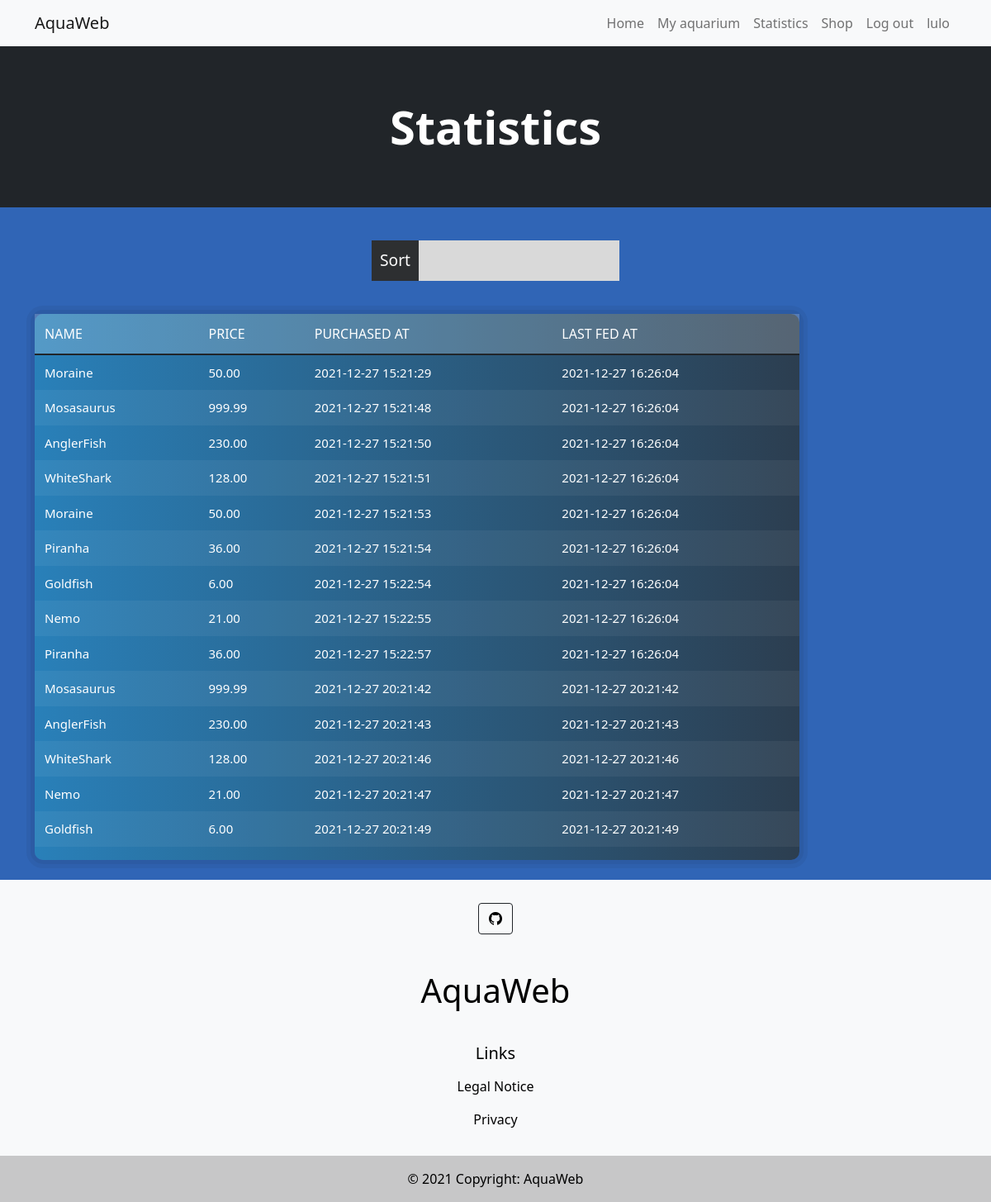
/php/statistics.php (signed in), run on the app's committed database.
### tables this page shows
CREATE TABLE `users` (
  `id` smallint NOT NULL AUTO_INCREMENT,
  `username` varchar(255) NOT NULL,
  `password` varchar(255) NOT NULL,
  `creation_date` timestamp NOT NULL DEFAULT CURRENT_TIMESTAMP,
  `balance` decimal(10,0) NOT NULL DEFAULT '10',
  PRIMARY KEY (`id`),
  UNIQUE KEY `username_UNIQUE` (`username`)
);

CREATE TABLE `users_fish` (
  `users_id` smallint NOT NULL,
  `position` smallint NOT NULL,
  `fish_id` smallint NOT NULL,
  `amount` smallint NOT NULL,
  `day_of_Purchase` datetime NOT NULL,
  `lastFed` datetime NOT NULL,
  PRIMARY KEY (`users_id`,`position`),
  KEY `fk_fish_id_idx` (`fish_id`),
  CONSTRAINT `fk_fish_id` FOREIGN KEY (`fish_id`) REFERENCES `fish` (`id`) ON DELETE CASCADE ON UPDATE CASCADE,
  CONSTRAINT `fk_users_id` FOREIGN KEY (`users_id`) REFERENCES `users` (`id`) ON DELETE CASCADE ON UPDATE CASCADE
);

CREATE TABLE `fish` (
  `id` smallint NOT NULL AUTO_INCREMENT,
  `name` varchar(255) NOT NULL,
  `price` decimal(5,2) NOT NULL,
  PRIMARY KEY (`id`)
);

### php/statistics.php (the view, shortened to what this page needs)
<!DOCTYPE html>
<html xml:lang="en" lang="en">
<head>
    <link href="https://cdn.jsdelivr.net/npm/bootstrap@5.1.3/dist/css/bootstrap.min.css" rel="stylesheet">
    <link rel="stylesheet" href="../css/style.css">
    <link rel="stylesheet" href="../css/dropdown-filter.css">
    <link rel="stylesheet" href="https://cdn.jsdelivr.net/npm/bootstrap-icons@1.5.0/font/bootstrap-icons.css">
</head>
<body>
    <?php
        include('templates/header.php');
    ?>
     <header class="bg-dark py-5">
            <div class="container px-4 px-lg-5 my-5">
                <div class="text-center text-white">
                    <h1 class="display-4 fw-bolder">Statistics</h1>
                </div>
            </div>
        </header>
    <main>
            <aside class="filterside">
                <nav class="filter-nav">
                    <label for="touch"><span class="statistic-filter">Sort</span></label>
                </nav>
            </aside>
        <?php
        $sortingOption = $_POST["sortingOption"] ?? "";
        $userid = $_SESSION['userid'];
        switch ($sortingOption) {
            default:
                $abfrage = "SELECT fish.name, fish.price, users_fish.amount, users_fish.day_of_Purchase, users_fish.lastFed
            FROM users_fish
            INNER JOIN fish ON fish.id = users_fish.fish_id
            WHERE users_fish.users_id = $userid";
                break;
        }
        $result = mysqli_query($db_connect, $abfrage);
        echo "<section>";
        echo "<div class='container'>";
        echo "<div class='row'>";
        echo "<div class='col-md-offset-1 col-md-10'>";
        echo "<div class='panel'>";
        echo "<div class='panel-body table-responsive'>";
        echo "<table class='table'>
            <thead>
            <tr>
                <th>name</th>
                <th>price</th>
                <th>purchased at</th>
                <th>last fed at</th>
            </tr>
            </thead>";
        echo "<tbody>";
        while ($row = mysqli_fetch_assoc($result)) {
            echo "<tr>";
            echo "<td>" . $row["name"] . "</td>";
            echo "<td>" . $row["price"] . "</td>";
            echo "<td>" . $row["day_of_Purchase"] . "</td>";
            echo "<td>" . $row["lastFed"] . "</td>";
            echo "</tr>";
        }
        echo "</tbody>";
        echo "</table>";
        echo "</div>";
        echo "</div>";
        echo "</div>";
        echo "</div>";
        echo "</div>";
        echo "</section>";
        ?>
    </main>
    <br>
    <?php
    include('templates/footer.php');
    ?>
</body>
</html>

### php/templates/header.php (shortened to what this page needs)
<?php
if ($db_connect && (isset($_SESSION['userid']))) {
    $request = "SELECT * FROM users WHERE id =" . $_SESSION['userid'];
    $result = mysqli_query($db_connect,$request);
    $row = mysqli_fetch_assoc($result);
    $displayedusername = $row['username'];
}
?>
<header>
    <nav class="navbar navbar-expand-lg navbar-light bg-light fixed-top">
        <div class="container">
            <a class="navbar-brand" href="/dhbw/tinf20-aquaweb/">AquaWeb</a>
            <div class="collapse navbar-collapse" id="navbarResponsive">
                <ul class="navbar-nav ms-auto">
                    <li class="nav-item active">
                        <a class="nav-link" href="/dhbw/tinf20-aquaweb/">Home</a>
                    </li>
                    <?php
                    if(!isset($_SESSION['userid'])) { ?>
                    <li class="nav-item">
                        <a class="nav-link" href="/dhbw/tinf20-aquaweb/php/forms/login.php">Login</a>
                    </li>
                    <li class="nav-item">
                        <a class="nav-link" href="/dhbw/tinf20-aquaweb/php/forms/register.php">Register</a>
                    </li>
                    <?php } else { ?>
                        <li class="nav-item">
                        <a class="nav-link" href="/dhbw/tinf20-aquaweb/php/aquarium.php?user=<?php echo $_SESSION['userid'];?>">My aquarium</a>
                    </li>
                    <li class="nav-item">
                        <a class="nav-link" href="/dhbw/tinf20-aquaweb/php/statistics.php">Statistics</a>
                    </li>
                    <li class="nav-item">
                        <a class="nav-link" href="/dhbw/tinf20-aquaweb/php/shop.php">Shop</a>
                    </li>
                    <li class="nav-item">
                        <a class="nav-link" href="/dhbw/tinf20-aquaweb/php/forms/logout.php">Log out</a>
                    </li>
                    <li class="nav-item">
                    <a class="nav-link" href="/dhbw/tinf20-aquaweb/php/userpage.php"> <?php echo $displayedusername; ?></a>
                    </li>
                    <?php } ?>
                </ul>
            </div>
        </div>
    </nav>
</header>

### css/style.css (style rules this page uses)
html { height: 100%; width: 100%; }
body { background-color: rgb(48, 101, 182); color: whitesmoke; width: 100%; height: 100%; display: table; table-layout: fixed; }
main { display: table-row; height: 100%; }
h1 { padding: 2vh 1vw 2vh 1vw; }
a:link { color: black; }
header, footer { height: 56px; display: table-row; }
.panel { background: linear-gradient(to right, #2980b9, #2c3e50); padding: 0; border-radius: 10px; border: none; box-shadow: 0 0 0 5px rgba(0,0,0,0.05),0 0 0 10px rgba(0,0,0,0.05); }
.panel .panel-body .table thead tr th { color: #fff; background-color: rgba(255, 255, 255, 0.2); font-size: 16px; font-weight: 500; text-transform: uppercase; padding: 12px; border: none; }
.panel .panel-body .table tbody tr td { color: #fff; font-size: 15px; padding: 10px 12px; vertical-align: middle; border: none; }
.panel .panel-body .table tbody tr:nth-child(even) { background-color: rgba(255,255,255,0.05); }

### css/dropdown-filter.css (style rules this page uses)
nav.filter-nav { width : 300px; background: #d9d9d9; margin : 40px auto; }
span.statistic-filter { padding : 10px; background : #2d2f31; color : white; font-size : 1.2em; cursor : pointer; display: block; }
ul { list-style-type:none; padding:0; margin:0; }

### data on the page
users: username "lulo"
users_fish: fish.name "Moraine", fish.price "50.00", day_of_Purchase "2021-12-27 15:21:29", lastFed "2021-12-27 16:26:04"
users_fish: fish.name "Mosasaurus", fish.price "999.99", day_of_Purchase "2021-12-27 15:21:48", lastFed "2021-12-27 16:26:04"
users_fish: fish.name "AnglerFish", fish.price "230.00", day_of_Purchase "2021-12-27 15:21:50", lastFed "2021-12-27 16:26:04"
users_fish: fish.name "WhiteShark", fish.price "128.00", day_of_Purchase "2021-12-27 15:21:51", lastFed "2021-12-27 16:26:04"
users_fish: fish.name "Moraine", fish.price "50.00", day_of_Purchase "2021-12-27 15:21:53", lastFed "2021-12-27 16:26:04"
users_fish: fish.name "Piranha", fish.price "36.00", day_of_Purchase "2021-12-27 15:21:54", lastFed "2021-12-27 16:26:04"
users_fish: fish.name "Goldfish", fish.price "6.00", day_of_Purchase "2021-12-27 15:22:54", lastFed "2021-12-27 16:26:04"
users_fish: fish.name "Nemo", fish.price "21.00", day_of_Purchase "2021-12-27 15:22:55", lastFed "2021-12-27 16:26:04"
users_fish: fish.name "Piranha", fish.price "36.00", day_of_Purchase "2021-12-27 15:22:57", lastFed "2021-12-27 16:26:04"
users_fish: fish.name "Mosasaurus", fish.price "999.99", day_of_Purchase "2021-12-27 20:21:42", lastFed "2021-12-27 20:21:42"
users_fish: fish.name "AnglerFish", fish.price "230.00", day_of_Purchase "2021-12-27 20:21:43", lastFed "2021-12-27 20:21:43"
users_fish: fish.name "WhiteShark", fish.price "128.00", day_of_Purchase "2021-12-27 20:21:46", lastFed "2021-12-27 20:21:46"
users_fish: fish.name "Nemo", fish.price "21.00", day_of_Purchase "2021-12-27 20:21:47", lastFed "2021-12-27 20:21:47"
users_fish: fish.name "Goldfish", fish.price "6.00", day_of_Purchase "2021-12-27 20:21:49", lastFed "2021-12-27 20:21:49"
